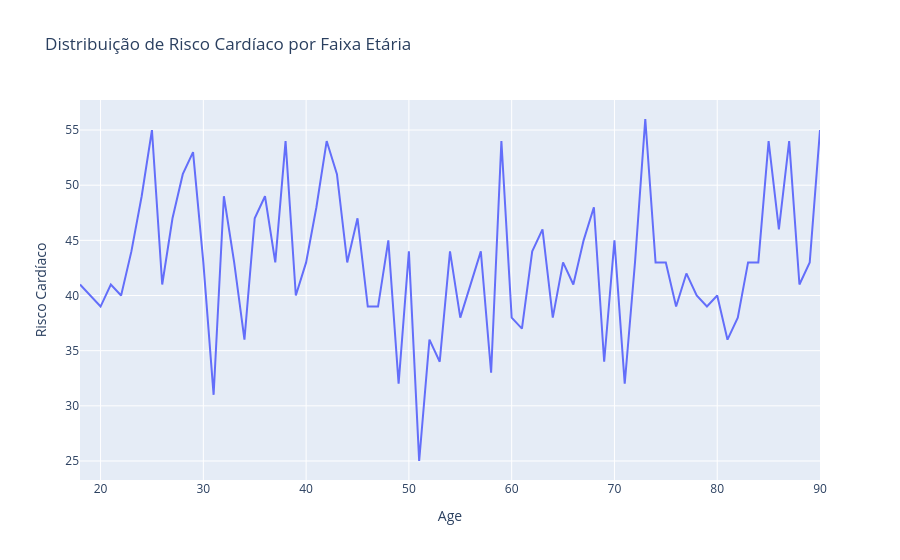

This figure's notebook cell:
### Markdown cell above
### Detecção de outliers 
Identificamos que nesse dataset não há outliers que estejam explícitos. Fizemos gráficos de boxplot para analisar a distribuiçao dos dados e nao havia outliers presentes. 

### Insights 
Colesterol tem dados maiores de 350, o que seria um colesterol muito alto do padrao. Cogitamos reduzir porëm podemos tirar reflexoes futuras sobre o risco de ataque cardíaco. 

Existem relaçao com Idade e pessoas fumantes e um relaçao baixa mas consideravel com genero e risco de ataque cardiaco, porem os dados considerados sao com vários publicos com números consideraveis para diferentes regioes e genero dificultando dizer ao certo.

### Code cell
grouped_data = df.groupby('Age')['Heart Attack Risk'].sum().reset_index()

fig = px.line(
    grouped_data, 
    x='Age', 
    y='Heart Attack Risk', 
    labels={'Age Group': 'Faixa Etária', 'Heart Attack Risk': 'Risco Cardíaco'},
    title='Distribuição de Risco Cardíaco por Faixa Etária'
)

# Exibir o gráfico
fig.show()

### Figure 1 — Plotly figure (JSON) as saved in the notebook; plotly's stock layout.template omitted (floating-point values rounded to 4 significant figures)
{"data": [{"hovertemplate": "Age=%{x}<br>Risco Cardíaco=%{y}<extra></extra>", "legendgroup": "", "line": {"color": "#636efa", "dash": "solid"}, "marker": {"symbol": "circle"}, "mode": "lines", "name": "", "orientation": "v", "showlegend": false, "type": "scatter", "x": [18, 19, 20, 21, 22, 23, 24, 25, 26, 27, 28, 29, 30, 31, 32, 33, 34, 35, 36, 37, 38, 39, 40, 41, 42, 43, 44, 45, 46, 47, 48, 49, 50, 51, 52, 53, 54, 55, 56, 57, 58, 59, 60, 61, 62, 63, 64, 65, 66, 67, 68, 69, 70, 71, 72, 73, 74, 75, 76, 77, 78, 79, 80, 81, 82, 83, 84, 85, 86, 87, 88, 89, 90], "xaxis": "x", "y": [41, 40, 39, 41, 40, 44, 49, 55, 41, 47, 51, 53, 43, 31, 49, 43, 36, 47, 49, 43, 54, 40, 43, 48, 54, 51, 43, 47, 39, 39, 45, 32, 44, 25, 36, 34, 44, 38, 41, 44, 33, 54, 38, 37, 44, 46, 38, 43, 41, 45, 48, 34, 45, 32, 43, 56, 43, 43, 39, 42, 40, 39, 40, 36, 38, 43, 43, 54, 46, 54, 41, 43, 55], "yaxis": "y"}], "layout": {"legend": {"tracegroupgap": 0}, "title": {"text": "Distribuição de Risco Cardíaco por Faixa Etária"}, "xaxis": {"anchor": "y", "domain": [0, 1], "title": {"text": "Age"}}, "yaxis": {"anchor": "x", "domain": [0, 1], "title": {"text": "Risco Cardíaco"}}}}
